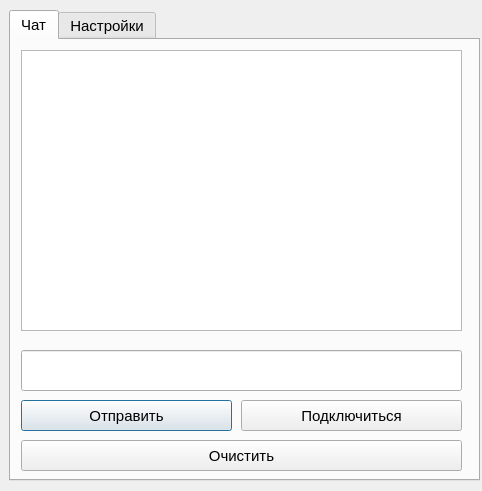
<?xml version="1.0" encoding="UTF-8"?>
<ui version="4.0">
 <class>MainWindow</class>
 <widget class="QDialog" name="MainWindow">
  <property name="geometry">
   <rect>
    <x>0</x>
    <y>0</y>
    <width>482</width>
    <height>491</height>
   </rect>
  </property>
  <property name="font">
   <font>
    <pointsize>11</pointsize>
    <weight>50</weight>
    <italic>false</italic>
    <bold>false</bold>
    <underline>false</underline>
    <strikeout>false</strikeout>
    <kerning>true</kerning>
   </font>
  </property>
  <property name="cursor">
   <cursorShape>ArrowCursor</cursorShape>
  </property>
  <property name="windowTitle">
   <string>Dialog</string>
  </property>
  <widget class="QWidget" name="widget" native="true">
   <property name="geometry">
    <rect>
     <x>-1</x>
     <y>0</y>
     <width>481</width>
     <height>481</height>
    </rect>
   </property>
   <widget class="QTabWidget" name="tabWidget">
    <property name="geometry">
     <rect>
      <x>10</x>
      <y>10</y>
      <width>471</width>
      <height>471</height>
     </rect>
    </property>
    <property name="font">
     <font>
      <pointsize>11</pointsize>
     </font>
    </property>
    <property name="styleSheet">
     <string notr="true"/>
    </property>
    <property name="currentIndex">
     <number>0</number>
    </property>
    <widget class="QWidget" name="tab">
     <attribute name="title">
      <string>Чат</string>
     </attribute>
     <widget class="QLineEdit" name="lineEdit">
      <property name="geometry">
       <rect>
        <x>10</x>
        <y>310</y>
        <width>441</width>
        <height>41</height>
       </rect>
      </property>
      <property name="text">
       <string/>
      </property>
     </widget>
     <widget class="QPlainTextEdit" name="plainTextEdit">
      <property name="geometry">
       <rect>
        <x>10</x>
        <y>10</y>
        <width>441</width>
        <height>281</height>
       </rect>
      </property>
      <property name="styleSheet">
       <string notr="true">background color: black</string>
      </property>
     </widget>
     <widget class="QPushButton" name="pushButton">
      <property name="geometry">
       <rect>
        <x>10</x>
        <y>360</y>
        <width>211</width>
        <height>31</height>
       </rect>
      </property>
      <property name="text">
       <string>Отправить</string>
      </property>
     </widget>
     <widget class="QPushButton" name="pushButton_2">
      <property name="geometry">
       <rect>
        <x>230</x>
        <y>360</y>
        <width>221</width>
        <height>31</height>
       </rect>
      </property>
      <property name="text">
       <string>Подключиться</string>
      </property>
     </widget>
     <widget class="QPushButton" name="pushButton_3">
      <property name="geometry">
       <rect>
        <x>10</x>
        <y>400</y>
        <width>441</width>
        <height>31</height>
       </rect>
      </property>
      <property name="text">
       <string>Очистить</string>
      </property>
     </widget>
    </widget>
    <widget class="QWidget" name="tab_2">
     <attribute name="title">
      <string>Настройки</string>
     </attribute>
    </widget>
   </widget>
  </widget>
 </widget>
 <resources/>
 <connections/>
</ui>
